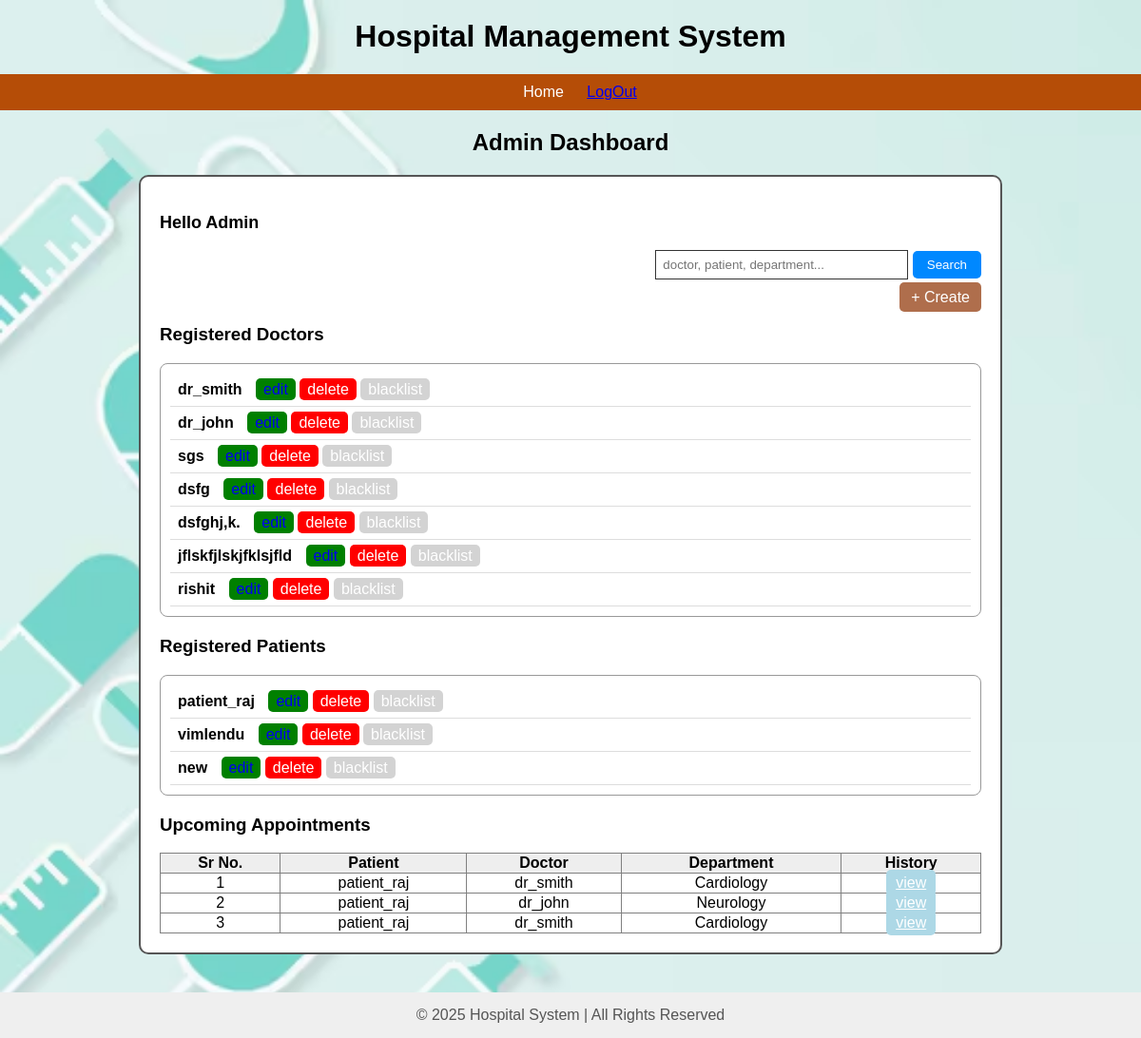
Before: /admin_dash (signed in) with the older database file.
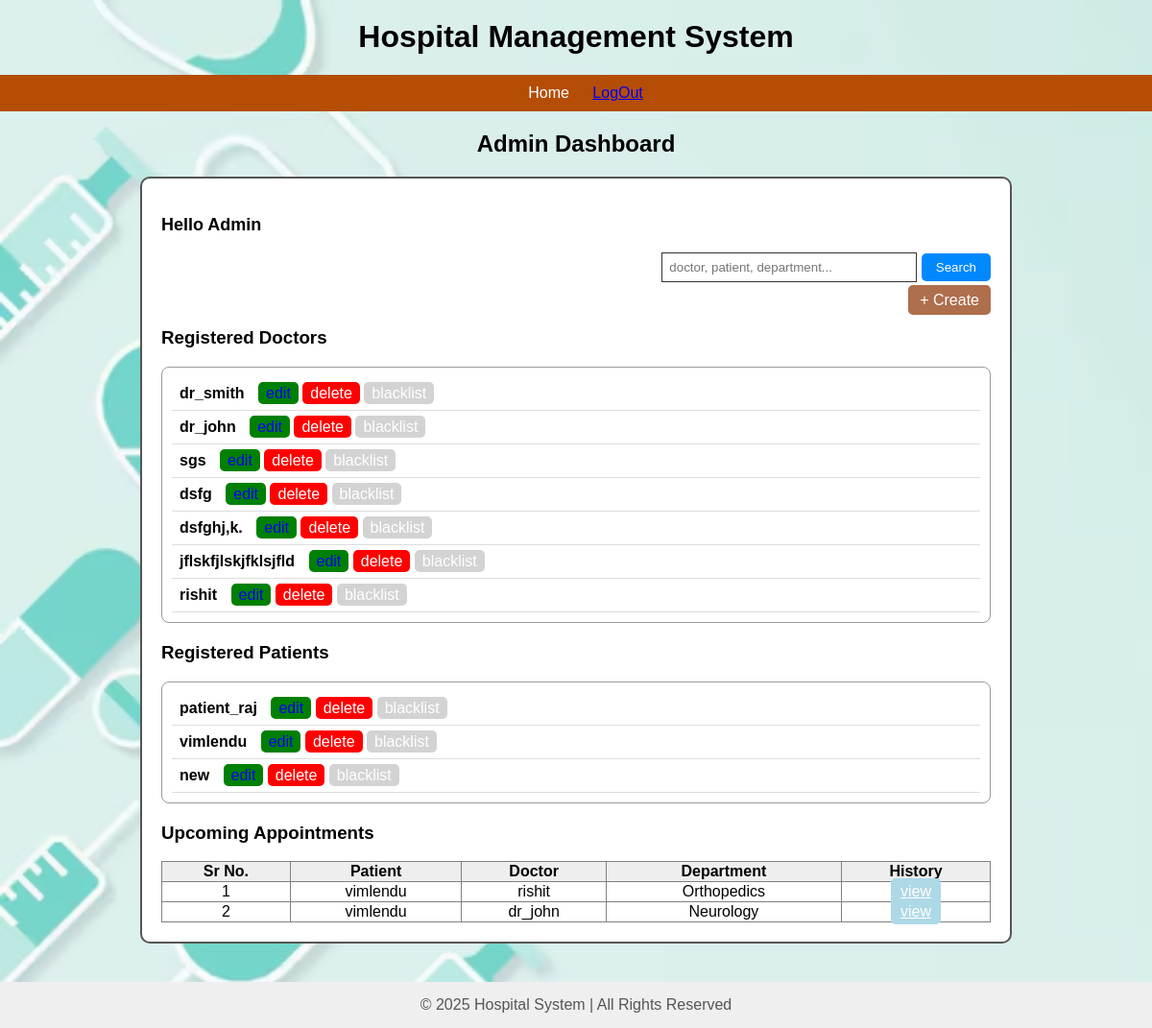
After: the same page with the newer database file.
### app.py (models this page shows)
class User(db.Model):
    __tablename__ = 'users'
    id = db.Column(db.Integer, primary_key=True)
    user_name = db.Column(db.String(80), unique=True, nullable=False)
    email = db.Column(db.String(120), unique=True, nullable=False)
    password = db.Column(db.String(200), nullable=False)
    role = db.Column(db.String(50), nullable=False)
    created_at = db.Column(db.DateTime, default=datetime.utcnow)
    experience = db.Column(db.Integer, nullable=True)
    department_id = db.Column(db.Integer, db.ForeignKey('departments.id'), nullable=True)
    department = db.relationship("Department",back_populates="doctors")

class Appointment(db.Model):
    __tablename__ = 'appointments'
    id = db.Column(db.Integer, primary_key=True)
    date = db.Column(db.String(20))
    time = db.Column(db.String(50))
    patient_id = db.Column(db.Integer, db.ForeignKey('users.id'), nullable=False)
    doctor_id = db.Column(db.Integer, db.ForeignKey('users.id'), nullable=False)
    status = db.Column(db.String(50), default='Booked', nullable=False)
    treatment_id = db.Column(db.Integer, db.ForeignKey('treatments.id'), nullable=True, unique=True)

class Department(db.Model):
    __tablename__ = 'departments'
    id = db.Column(db.Integer, primary_key=True)
    name = db.Column(db.String(100), unique=True, nullable=False)
    description = db.Column(db.String(255), nullable=True)
    doctors = db.relationship("User", back_populates="department")

### app.py (the view)
@app.route('/admin_dash')
def admin_dash():
    if session.get("role") != "admin":
        return redirect(url_for('login'))
    doctors = User.query.filter_by(role="doctor").all()
    patients = User.query.filter_by(role="patient").all()
    patient = aliased(User)
    doctor = aliased(User)
    appointments = (
        db.session.query(
            Appointment.id,
            Appointment.patient_id,
            patient.user_name.label("patient_name"),
            doctor.user_name.label("doctor_name"),
            Department.name.label("department"),
            Appointment.date,
            Appointment.time
        )
        .join(patient, Appointment.patient_id == patient.id)
        .join(doctor, Appointment.doctor_id == doctor.id)
        .outerjoin(Department, doctor.department_id == Department.id)
        .all()
    )
    return render_template(
        "admin_dash.html",
        doctors=doctors,
        patients=patients,
        appointments=appointments
    )

### templates/admin_dash.html (shortened to what this page needs)
{% extends "root.html" %}
{% block content %}
<h2 style="text-align:center; margin-top:20px;">Admin Dashboard</h2>
<div style="
    width:90%;
    margin:auto;
    padding:20px;
    border:2px solid #555;
    border-radius:10px;
    background:white;
">
    <p style="font-size:18px;"><b>Hello Admin</b></p>
    <form method="GET" action="/admin_search" style="text-align:right;">
        <input type="text" name="query" placeholder="doctor, patient, department..."
               style="padding:7px; width:250px; border:1px solid #333;">
        <button type="submit" style="
            padding:7px 15px;
            background:#0088ff;
            color:white;
            border:none;
            border-radius:5px;
            cursor:pointer;">
            Search
        </button>
    </form>
    <div style="text-align:right; margin-top:10px;">
        <a href="/add_doctor"
           style="padding:7px 12px; background: #af6e4c; color:white;
                  border-radius:5px; text-decoration:none;">
            + Create
        </a>
    </div>
    <h3>Registered Doctors</h3>
    <div style="border:1px solid #999; padding:10px; border-radius:8px;">
        {% for d in doctors %}
            <div style="padding:8px; border-bottom:1px solid #ddd;">
                <b>{{ d.user_name }}</b>
                <a href="/edit_doctor/{{ d.id }}"
                   style="background:green; padding:3px 8px; margin-left:10px;
                          border-radius:5px; text-decoration:none;">edit</a>
                <a href="/delete_doctor/{{ d.id }}"
                   style="background:red; color:white; padding:3px 8px;
                          border-radius:5px; text-decoration:none;">delete</a>
                <a href="/blacklist_doctor/{{ d.id }}"
                   style="background:lightgray; color:white; padding:3px 8px;
                          border-radius:5px; text-decoration:none;">blacklist</a>
            </div>
        {% endfor %}
    </div>
    <h3 style="margin-top:20px;">Registered Patients</h3>
    <div style="border:1px solid #999; padding:10px; border-radius:8px;">
        {% for p in patients %}
            <div style="padding:8px; border-bottom:1px solid #ddd;">
                <b>{{ p.user_name }}</b>
                <a href="/edit_patient/{{ p.id }}"
                   style="background:green; padding:3px 8px; margin-left:10px;
                          border-radius:5px; text-decoration:none;">edit</a>
                <a href="/delete_patient/{{ p.id }}"
                   style="background:red; color:white; padding:3px 8px;
                          border-radius:5px; text-decoration:none;">delete</a>
                <a href="/blacklist_patient/{{ p.id }}"
                   style="background:lightgray; color:white; padding:3px 8px;
                          border-radius:5px; text-decoration:none;">blacklist</a>
            </div>
        {% endfor %}
    </div>
    <h3 style="margin-top:20px;">Upcoming Appointments</h3>
    <table border="1" width="100%" style="border-collapse:collapse; text-align:center;">
        <tr style="background:#eee;">
            <th>Sr No.</th>
            <th>Patient</th>
            <th>Doctor</th>
            <th>Department</th>
            <th>History</th>
        </tr>
        {% for a in appointments %}
        <tr>
            <td>{{ loop.index }}</td>
            <td>{{ a.patient_name }}</td>
            <td>{{ a.doctor_name }}</td>
            <td>{{ a.department }}</td>
            <td>
                <a href="/patient_history/{{ a.patient_id }}"
                   style="background:lightblue; color:white; padding:5px 10px;
                          border-radius:5px;">view</a>
            </td>
        </tr>
        {% endfor %}
    </table>
</div>
{% endblock %}

### templates/root.html (shortened to what this page needs)
<!DOCTYPE html>
<html>
<head>
</head>
<body>
    <h1>Hospital Management System</h1>
    <nav>
        <ul>
            <li><a href="/">Home</a></li>
            {% if not session %}
                <li><a href="{{ url_for('login') }}">Login</a></li>
                <li><a href="{{ url_for('signup') }}">Signup </a></li>
                <li><a href="/contact">Contact Us</a></li>
            {% elif session and session.role == 'patient' %}
                <a href="{{ url_for('signup') }}">LogOut</a>
                <a href="{{ url_for('patient_history') }}">History</a>
            {% elif session and session.role == 'admin' %}
                <a href="{{ url_for('signup') }}">LogOut</a>
            {% endif %}
        </ul>
    </nav>
    <div class="container">
        {% block content %}{% endblock %}
    </div>
    <footer>
        © 2025 Hospital System | All Rights Reserved
    </footer>
</body>
</html>

### templates/root.html (style rules this page uses)
body { font-family: Arial; margin: 0; padding: 0; background-image: url('/static/images/back_ground image1.jpg'); background-size: cover; background-repeat: no-repeat; background-attachment: fixed; }
h1 { text-align: center; margin-top: 20px; }
nav { background-color: rgb(181, 77, 7); padding: 10px 0; }
nav ul { list-style: none; text-align: center; padding: 0; margin: 0; }
nav ul li { display: inline; margin: 0 20px; }
nav ul li a { text-decoration: none; color: white; font-size: 16px; }
.container { width: 80%; margin: auto; margin-top: 20px; }
footer { margin-top: 40px; padding: 15px; background: #efefef; text-align: center; color: #555; }

Changed rows visible on the page:
removed Appointment: patient_name "patient_raj", doctor_name "dr_smith", department "Cardiology"
removed Appointment: patient_name "patient_raj", doctor_name "dr_smith", department "Cardiology"
added Appointment: patient_name "vimlendu", doctor_name "rishit", department "Orthopedics"
changed Appointment "dr_john": patient_name "patient_raj" → "vimlendu"
